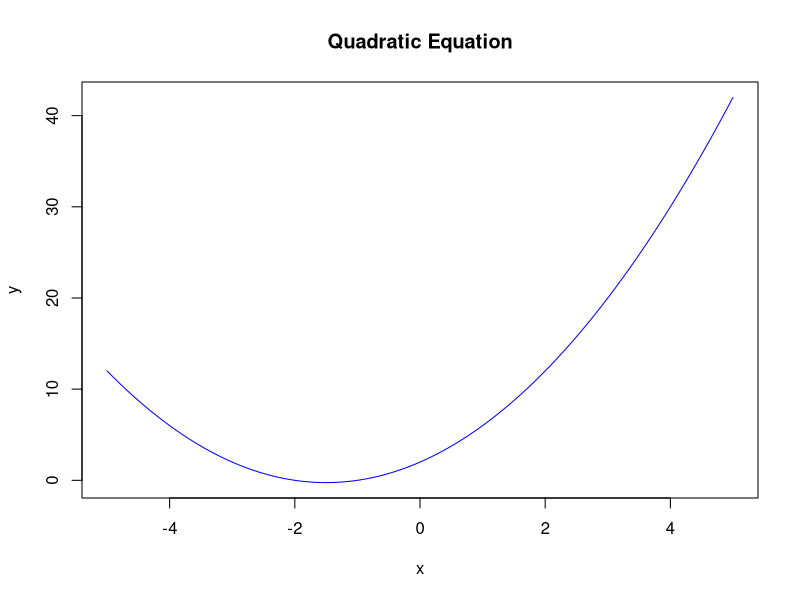

The R script that drew this image:
## ---- chunk 1
# Given values
a = 1
b = 3
c = 2

# Coefficients of the quadratic equation
coefficients <- c(a, b, c)
## ---- chunk 2
# Quadratic equation: ax^2 + bx + c
quadratic_equation <- function(x) {
  a * x^2 + b * x + c
}

# Calculate the discriminant
discriminant <- b^2 - 4 * a * c

# Check if the discriminant is non-negative
if (discriminant >= 0) {
  # Calculate the two solutions
  root1 <- (-b + sqrt(discriminant)) / (2 * a)
  root2 <- (-b - sqrt(discriminant)) / (2 * a)
  
  roots <- c(root1, root2)
  
  # Print the solutions
  cat("Root 1:", root1, "\n")
  cat("Root 2:", root2, "\n")
} else {
  cat("The quadratic equation has complex roots. \n")
}
## ---- chunk 3
# x values
x_vals <- seq(from = -5, to = 5, length.out = 100)
print(x_vals)
## ---- chunk 4
# Corresponding y values
y_vals <- quadratic_equation(x_vals)
print(y_vals)
## ---- chunk 5
# Plot of the quadratic equation
plot(x = x_vals, y = y_vals, type = "l", col = "blue", xlab = "x", ylab = "y", main = "Quadratic Equation")
